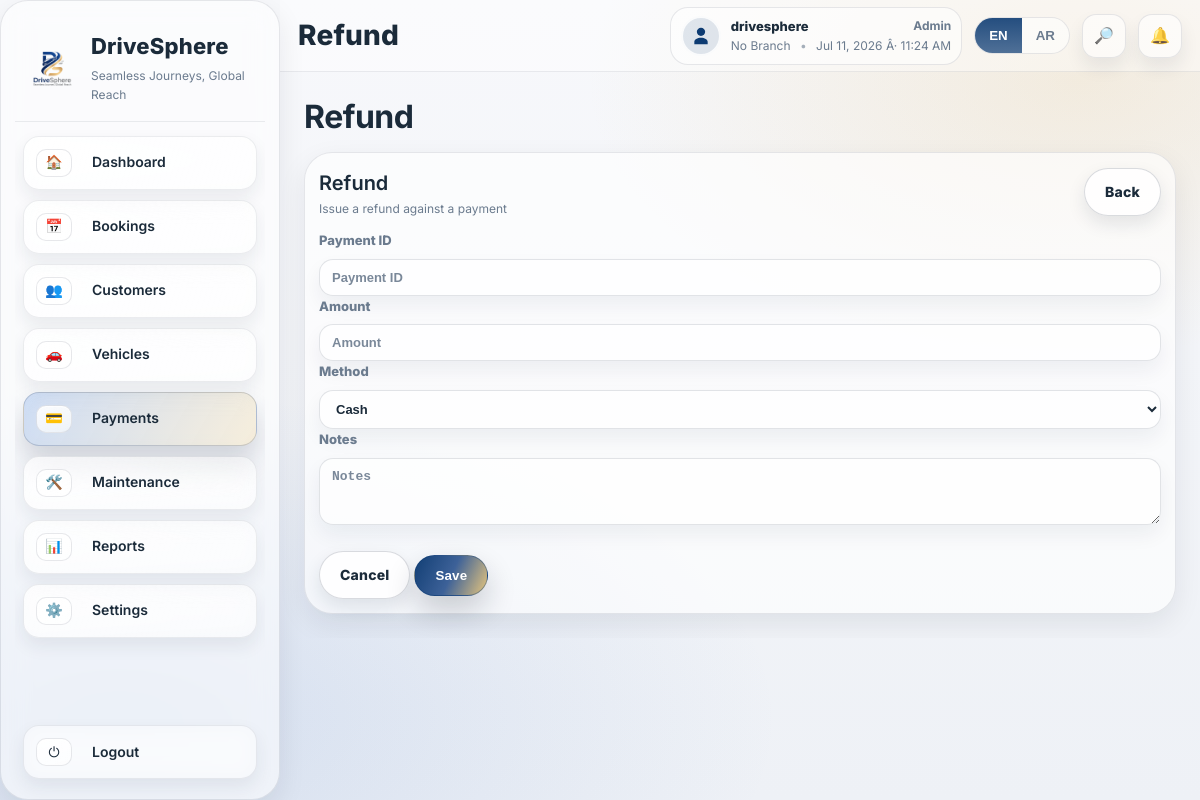
/payments/refund/ (signed in), run on the app's committed database.
### apps/settings_app/models.py (models this page shows, shortened)
class BusinessProfile(TimeStampedModel):
    business_name = models.CharField(max_length=200, blank=True, default="")
    short_code = models.CharField(max_length=10, blank=True, default="")
    business_name_ar = models.CharField(max_length=200, blank=True, default="")
    commercial_registration_number = models.CharField(max_length=100, blank=True, default="")
    vat_no = models.CharField(max_length=100, blank=True, default="")
    address = models.CharField(max_length=300, blank=True, default="")
    address_ar = models.CharField(max_length=300, blank=True, default="")
    phone_number = models.CharField(max_length=60, blank=True, default="")
    phone_number_ar = models.CharField(max_length=60, blank=True, default="")
    email = models.EmailField(blank=True, default="")
    email_ar = models.EmailField(blank=True, default="")
    website = models.CharField(max_length=200, blank=True, default="")
    website_ar = models.CharField(max_length=200, blank=True, default="")
    currency_code = models.CharField(max_length=10, blank=True, default="OMR")
    currency_symbol = models.CharField(max_length=10, blank=True, default="﷼")
    exchange_rates = models.JSONField(blank=True, default=dict)
    exchange_rates_updated_at = models.DateTimeField(null=True, blank=True)
    logo = models.ImageField(upload_to="business/logo/", null=True, blank=True)
    class Meta:
        verbose_name = "Business Profile"
        verbose_name_plural = "Business Profile"
    @classmethod
    def get_solo(cls):
        obj = cls.objects.first()
        if not obj:
            obj = cls.objects.create()
        return obj

### apps/accounts/models.py (models this page shows, shortened)
class User(AbstractUser, TimeStampedModel):
    LANGUAGE_CHOICES = (
        ("en", "English"),
        ("ar", "Arabic"),
    )
    username = models.CharField(max_length=150, unique=True, null=True, blank=True)
    email = models.EmailField(unique=True)
    phone_number = models.CharField(max_length=30, blank=True, default="")
    nationality = models.CharField(max_length=60, blank=True, default="")
    role = models.ForeignKey(Role, on_delete=models.SET_NULL, null=True, blank=True)
    default_branch = models.ForeignKey(Branch, on_delete=models.SET_NULL, null=True, blank=True)
    preferred_language = models.CharField(max_length=2, choices=LANGUAGE_CHOICES, default="en")
    USERNAME_FIELD = "email"
    REQUIRED_FIELDS = ["username"]
    objects = UserManager()

class Role(TimeStampedModel):
    ROLE_CHOICES = (
        ("ADMIN", "Admin"),
        ("MANAGER", "Manager"),
        ("AGENT", "Agent"),
        ("MECHANIC", "Mechanic"),
        ("ACCOUNTANT", "Accountant"),
        ("VIEWER", "Viewer"),
    )
    code = models.CharField(max_length=30, choices=ROLE_CHOICES, unique=True)
    name = models.CharField(max_length=60)

### apps/payments/views.py (the view, shortened to what this page needs)
# urls.py: path("payments/refund/", views.refund_new_page, name="refund_new_page"),
@login_required
def refund_new_page(request):
    if not has_perm(request.user, "payments.refund"):
        return render(request, "errors/403.html", status=403)
    error = ""
    data = {}
    context = {
        "title": "Refund",
        "page_title": "Refund",
        "refund": data,
        "error": error,
    }
    return render(request, "payments/refund_form.html", context)

### apps/accounts/permissions.py (called while the page is built)
def has_perm(user, perm_code: str) -> bool:
    if not user or not getattr(user, "is_authenticated", False):
        return False
    if getattr(user, "is_superuser", False):
        return True
    role = getattr(user, "role", None)
    if not role:
        return False
    perms = ROLE_PERMISSIONS.get(role.code, [])
    return perm_code in perms

### apps/core/context_processors.py (called while the page is built)
def drivesphere_globals(request):
    business = BusinessProfile.get_solo()
    branches = Branch.objects.filter(is_active=True).order_by("name")
    active_branch_id = request.session.get(settings.ACTIVE_BRANCH_SESSION_KEY)
    active_branch = None
    if active_branch_id:
        active_branch = branches.filter(id=active_branch_id).first()
    return {
        "ds_business": business,
        "ds_branches": branches,
        "ds_active_branch": active_branch,
    }

### templates/payments/refund_form.html (shortened to what this page needs)
{% extends "base/_app_shell.html" %}
{% block heading %}{% if request.session.ui_lang == 'ar' %}استرداد{% else %}Refund{% endif %}{% endblock %}
{% block content %}
<div class="ds-page">
  <div class="ds-card ds-card--wide">
    <div class="ds-card__head">
      <div>
        <div class="ds-card__title">{% if request.session.ui_lang == 'ar' %}استرداد{% else %}Refund{% endif %}</div>
        <div class="ds-card__sub">{% if request.session.ui_lang == 'ar' %}إصدار استرداد مقابل دفعة{% else %}Issue a refund against a payment{% endif %}</div>
      </div>
      <a class="ds-btn ds-btn--ghost" href="/payments/">{% if request.session.ui_lang == 'ar' %}رجوع{% else %}Back{% endif %}</a>
    </div>
    <form method="post" class="ds-form" style="margin-top:12px;">
      <div class="ds-formGrid">
        <div class="ds-field">
          <label class="ds-label">{% if request.session.ui_lang == 'ar' %}معرف الدفع{% else %}Payment ID{% endif %}</label>
          <input class="ds-input" name="payment_id" placeholder="{% if request.session.ui_lang == 'ar' %}معرف الدفع{% else %}Payment ID{% endif %}" value="{{ refund.payment_id|default:'' }}" required>
        </div>
        <div class="ds-field">
          <label class="ds-label">{% if request.session.ui_lang == 'ar' %}المبلغ{% else %}Amount{% endif %}</label>
          <input class="ds-input" name="amount" placeholder="{% if request.session.ui_lang == 'ar' %}المبلغ{% else %}Amount{% endif %}" value="{{ refund.amount|default:'' }}" required>
        </div>
        <div class="ds-field">
          <label class="ds-label">{% if request.session.ui_lang == 'ar' %}الطريقة{% else %}Method{% endif %}</label>
          <select class="ds-input" name="method">
            <option value="CASH" {% if refund.method == "CASH" or not refund.method %}selected{% endif %}>{% if request.session.ui_lang == 'ar' %}نقداً{% else %}Cash{% endif %}</option>
          </select>
        </div>
        <div class="ds-field" style="grid-column:1/-1;">
          <label class="ds-label">{% if request.session.ui_lang == 'ar' %}ملاحظات{% else %}Notes{% endif %}</label>
          <textarea class="ds-input" name="notes" rows="3" placeholder="{% if request.session.ui_lang == 'ar' %}ملاحظات{% else %}Notes{% endif %}">{{ refund.notes|default:'' }}</textarea>
        </div>
      </div>
      <div class="ds-wizard__actions" style="margin-top:12px;">
        <a class="ds-btn ds-btn--ghost" href="/payments/">{% if request.session.ui_lang == 'ar' %}إلغاء{% else %}Cancel{% endif %}</a>
        <button class="ds-btn ds-btn--primary" type="submit">{% if request.session.ui_lang == 'ar' %}حفظ{% else %}Save{% endif %}</button>
      </div>
    </form>
  </div>
</div>
{% endblock %}

### templates/base/_app_shell.html (shortened to what this page needs)
{% load static %}
{% with ui_lang=request.session.ui_lang|default:request.user.preferred_language|default:"en" %}
<!DOCTYPE html>
<html lang="{{ ui_lang }}" dir="{% if ui_lang == 'ar' %}rtl{% else %}ltr{% endif %}">
<head>
  <link rel="stylesheet" href="{% static 'css/theme.css' %}">
  <link rel="stylesheet" href="{% static 'css/ds-responsive.css' %}">
  <link rel="stylesheet" href="{% static 'css/app.css' %}">
</head>
<body class="ds-body min-h-screen{% if ui_lang == 'ar' %} is-rtl{% endif %}">
  <div class="flex h-screen overflow-hidden ds-shell">
    {% include "base/_sidebar.html" with ui_lang=ui_lang %}
    <div class="flex-1 flex flex-col min-w-0">
      <div class="ds-topbar">
        <div class="ds-topbar__left">
          <h1 class="ds-page-title">{% block heading %}Dashboard{% endblock %}</h1>
        </div>
        <div class="ds-topbar__right">
          <div class="ds-user">
            <span class="ds-user__avatar ds-user__avatar--icon" aria-hidden="true">
              <svg viewBox="0 0 24 24" role="img" aria-label="User">
                <path d="M12 12c2.761 0 5-2.239 5-5S14.761 2 12 2 7 4.239 7 7s2.239 5 5 5Zm0 2c-4.418 0-8 2.239-8 5v3h16v-3c0-2.761-3.582-5-8-5Z" />
              </svg>
            </span>
            <div class="ds-user__meta">
              <div class="ds-user__top">
                <div class="ds-user__name">{{ request.user.username|default:request.user.email|cut:'@local' }}</div>
                {% if request.user.role %}
                  <div class="ds-user__role">
                    {% if request.session.ui_lang == 'ar' %}
                      {% with rc=request.user.role.code %}
                        {% if rc == 'ADMIN' %}مشرف{% elif rc == 'MANAGER' %}مدير{% elif rc == 'AGENT' %}وكيل{% elif rc == 'MECHANIC' %}فني{% elif rc == 'ACCOUNTANT' %}محاسب{% elif rc == 'VIEWER' %}مُشاهد{% else %}{{ request.user.role.name|default:request.user.role.code }}{% endif %}
                      {% endwith %}
                    {% else %}
                      {{ request.user.role.name|default:request.user.role.code }}
                    {% endif %}
                  </div>
                {% endif %}
              </div>
              <div class="ds-user__sub">
                {% if ui_lang == 'ar' %}
                  <span id="dsClock">--</span>
                  <span class="ds-dot">•</span>
                  {% if ds_active_branch %}{{ ds_active_branch.name }}{% else %}لا يوجد فرع{% endif %}
                {% else %}
                  {% if ds_active_branch %}{{ ds_active_branch.name }}{% else %}No Branch{% endif %}
                  <span class="ds-dot">•</span>
                  <span id="dsClock">--</span>
                {% endif %}
              </div>
            </div>
          </div>
          <div class="ds-lang-toggle" title="{% if ui_lang == 'ar' %}اللغة{% else %}Language{% endif %}">
            <button class="ds-lang-toggle__btn {% if ui_lang == 'en' %}is-active{% endif %}" type="button" data-lang="en">EN</button>
            <button class="ds-lang-toggle__btn {% if ui_lang == 'ar' %}is-active{% endif %}" type="button" data-lang="ar">AR</button>
          </div>
          <div class="ds-topbar__dropdown" data-dropdown>
            <button class="ds-topbar__pill ds-topbar__pill--search" type="button" data-dropdown-toggle="search" aria-expanded="false" aria-controls="ds-search-panel">
              <span class="ds-pill__icon">🔎</span>
            </button>
          </div>
          <div class="ds-topbar__dropdown" data-dropdown>
            <button class="ds-topbar__pill ds-topbar__pill--notify" type="button" data-dropdown-toggle="notify" aria-expanded="false" aria-controls="ds-notify-panel">
              <span class="ds-pill__icon">🔔</span>
            </button>
          </div>
        </div>
      </div>
      <main class="p-4 sm:p-6 overflow-y-auto min-w-0">
        <div class="ds-pageHeader" id="ds-page-header">
          <div>
            <h2 class="ds-pageHeader__title" id="ds-page-header-title"></h2>
          </div>
        </div>
        {% block content %}{% endblock %}
      </main>
    </div>
  </div>
</body>
</html>
{% endwith %}

### templates/base/_sidebar.html (shortened to what this page needs)
{% load static %}
{% with ui_lang=ui_lang|default:request.session.ui_lang|default:request.user.preferred_language|default:"en" %}
<aside class="ds-sidebar">
  {% with business_name_ar=ds_business.business_name_ar|default:ds_business.business_name|default:"DriveSphere" %}
    {% if ui_lang == "ar" %}
      <div class="ds-sidebar__brand">
        <div class="ds-brand__text" dir="rtl">
          <div class="ds-brand__name">{{ ds_business.business_name_ar|default:ds_business.business_name|default:"DriveSphere" }}</div>
          <div class="ds-brand__tagline">رحلات سلسة، حضور عالمي</div>
        </div>
        {% if ds_business.logo %}
          <img class="ds-brand__logo" src="{{ ds_business.logo.url }}" alt="{{ business_name_ar }}">
        {% else %}
          <img class="ds-brand__logo" src="{% static 'img/logo/logo.png' %}" alt="{{ business_name_ar }}">
        {% endif %}
      </div>
    {% else %}
      <div class="ds-sidebar__brand">
        {% if ds_business.logo %}
          <img class="ds-brand__logo" src="{{ ds_business.logo.url }}" alt="{{ ds_business.business_name|default:'DriveSphere' }}">
        {% else %}
          <img class="ds-brand__logo" src="{% static 'img/logo/logo.png' %}" alt="DriveSphere">
        {% endif %}
        <div class="ds-brand__text">
          <div class="ds-brand__name">{{ ds_business.business_name|default:"DriveSphere" }}</div>
          <div class="ds-brand__tagline">Seamless Journeys, Global Reach</div>
        </div>
      </div>
    {% endif %}
  {% endwith %}
  <nav class="ds-nav">
    <a class="ds-nav__item {% if request.path == '/dashboard/' or request.path == '/' %}is-active{% endif %}" href="/dashboard/">
      <span class="ds-nav__icon">🏠</span>
      <span class="ds-nav__label">{% if ui_lang == "ar" %}لوحة التحكم{% else %}Dashboard{% endif %}</span>
    </a>
    <a class="ds-nav__item {% if request.path|slice:':10' == '/bookings/' %}is-active{% endif %}" href="/bookings/">
      <span class="ds-nav__icon">📅</span>
      <span class="ds-nav__label">{% if ui_lang == "ar" %}الحجوزات{% else %}Bookings{% endif %}</span>
    </a>
    <a class="ds-nav__item {% if request.path|slice:':11' == '/customers/' %}is-active{% endif %}" href="/customers/">
      <span class="ds-nav__icon">👥</span>
      <span class="ds-nav__label">{% if ui_lang == "ar" %}العملاء{% else %}Customers{% endif %}</span>
    </a>
    <a class="ds-nav__item {% if request.path|slice:':10' == '/vehicles/' %}is-active{% endif %}" href="/vehicles/">
      <span class="ds-nav__icon">🚗</span>
      <span class="ds-nav__label">{% if ui_lang == "ar" %}المركبات{% else %}Vehicles{% endif %}</span>
    </a>
    <a class="ds-nav__item {% if request.path|slice:':10' == '/payments/' %}is-active{% endif %}" href="/payments/">
      <span class="ds-nav__icon">💳</span>
      <span class="ds-nav__label">{% if ui_lang == "ar" %}المدفوعات{% else %}Payments{% endif %}</span>
    </a>
    <a class="ds-nav__item {% if request.path|slice:':13' == '/maintenance/' %}is-active{% endif %}" href="/maintenance/">
      <span class="ds-nav__icon">🛠️</span>
      <span class="ds-nav__label">{% if ui_lang == "ar" %}الصيانة{% else %}Maintenance{% endif %}</span>
    </a>
    <a class="ds-nav__item {% if request.path|slice:':9' == '/reports/' %}is-active{% endif %}" href="/reports/">
      <span class="ds-nav__icon">📊</span>
      <span class="ds-nav__label">{% if ui_lang == "ar" %}التقارير{% else %}Reports{% endif %}</span>
    </a>
    <a class="ds-nav__item {% if request.path|slice:':10' == '/settings/' %}is-active{% endif %}" href="/settings/general/">
      <span class="ds-nav__icon">⚙️</span>
      <span class="ds-nav__label">{% if ui_lang == "ar" %}الإعدادات{% else %}Settings{% endif %}</span>
    </a>
  </nav>
  <div class="ds-sidebar__footer">
    <a class="ds-nav__item ds-nav__item--logout" href="/logout/">
      <span class="ds-nav__icon">⏻</span>
      <span class="ds-nav__label">{% if ui_lang == "ar" %}تسجيل الخروج{% else %}Logout{% endif %}</span>
    </a>
  </div>
</aside>
{% endwith %}

### static/css/ds-responsive.css (style rules this page uses)
.ds-page { min-width:0; }
.ds-input { transition: all .18s ease; }
.ds-btn { position:relative; overflow:hidden; transition:all .15s ease; }
.ds-btn::after { content:""; position:absolute; inset:0; background:radial-gradient(circle,rgba(255,255,255,.4) 10%,transparent 10%); transform:scale(10); opacity:0; transition:transform .4s,opacity .6s; }
.ds-card { transition:transform .15s ease, box-shadow .15s ease; }

### static/css/app.css (style rules this page uses)
* { box-sizing:border-box }
body,html { height:100% }
body { margin:0;background:#f5f7fb }
.min-h-screen { min-height:100vh }
.h-screen { height:100vh }
.flex { display:flex }
.flex-col { flex-direction:column }
.flex-1 { flex:1 1 0% }
.min-w-0 { min-width:0 }
.overflow-hidden { overflow:hidden }
.overflow-y-auto { overflow-y:auto }
.p-4 { padding:16px }
@media (min-width:640px) { .sm\:p-6 { padding:24px } }
body,button,input,select,textarea { -webkit-font-smoothing:antialiased;-moz-osx-font-smoothing:grayscale }

### data on the page
BusinessProfile: business_name "DriveSphere"
User: user.username "drivesphere", user.role.name "Admin", method "Cash"
